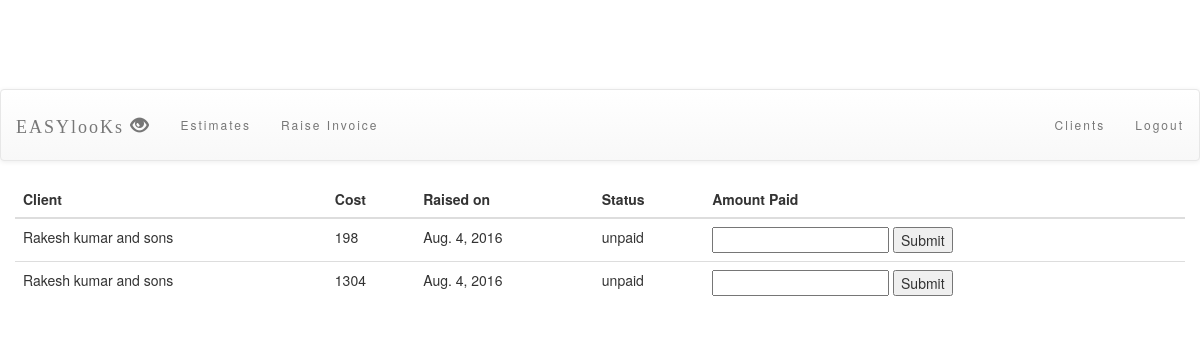
Page /invoice/myinvoices/ (signed in) on the committed database.
### invoiceapp/models.py (models this page shows, shortened)
class Invoice(models.Model):
    user = models.ForeignKey(User,default=1)
    client = models.ForeignKey(Client,on_delete=models.CASCADE,default="")
    raise_for = models.CharField(max_length=200)
    raised_by = models.CharField(max_length=50,default='')
    email_to = models.EmailField(default='xyz@yahoo.com')
    description_of_items = models.CharField(max_length=150)
    currency = models.CharField(max_length=10)
    cost = models.IntegerField(default=100)
    quantity = models.IntegerField(default=1)
    date_created = models.DateField(auto_now=False,auto_now_add=True)
    message =  models.TextField(max_length=500,default='Hey! Attatched along is your Invoice')

### invoiceapp/views.py (the view)
def invoices_for_me(request):
    objects = Invoice.objects.filter(email_to=request.user.email).order_by('-pk')
    return render(request,'invoiceapp/invoices_for_me.html',{'objects':objects})

### invoiceapp/templates/invoiceapp/invoices_for_me.html (shortened to what this page needs)
<!DOCTYPE html>
<html lang="en">
<head>
    {% load staticfiles %}
    <link rel="stylesheet" type="text/css" href="{% static 'invoiceapp/style.css' %}"/>
	<link rel="stylesheet" href="https://maxcdn.bootstrapcdn.com/bootstrap/3.3.6/css/bootstrap.min.css">
	<link rel="stylesheet" href="https://maxcdn.bootstrapcdn.com/bootstrap/3.3.6/css/bootstrap-theme.min.css">
</head>
<body id="body">
<div id="index_page_header">EASYlooKs<span style="font-size: medium"><sup>cloud</sup><sub>InvoiCing</sub></span></div>
  <nav class="navbar navbar-default" id="navbar">
         <div class="container-fluid">
           <div class="navbar-header">
            <a href="{% url 'invoiceapp:index' %}" class="navbar-brand">EASYlooKs <span class="glyphicon glyphicon-eye-open"></span></a>
           </div>
    <div>
        <ul class="nav navbar-nav">
            <li><a href="{% url 'invoiceapp:estimates' %}" class="active">Estimates</a></li>
            <li><a href="{% url 'invoiceapp:raiseinvoice' %}">Raise Invoice </a></li>
        </ul>
        <ul class="nav navbar-nav navbar-right">
            <li><a href="{% url 'invoiceapp:client' %}" class="active">Clients</a></li>
            <li><a href="{% url 'invoiceapp:logout' %}" class="active">Logout</a></li>
        </ul>
    </div>
         </div>
  </nav>
<div class="container-fluid">
<table class="table">
    <thead>
        <tr>
            <th>Client</th>
            <th>Cost</th>
            <th>Raised on</th>
			<th>Status</th>
			<th> Amount Paid</th>
        </tr>
    </thead>
    <tbody>
      {% for object in objects %}
          <tr>
            <td>{{ object.raised_by }}</td>
            <td>{{ object.cost }}</td>
            <td>{{ object.date_created }}</td>
			<td>
                  {% if object.cost == 0 %}
                       paid
                  {% else %}
                       unpaid
                  {% endif %}
            </td>
			<td>
              <form action = "{% url 'invoiceapp:changestatus' object.id %}" method="post">
                  <input type="text" name="amount" maxlength="15"/>
                  <input type="submit" value="Submit"/>
              </form>
          </td>
          </tr>
      {% endfor %}
    </tbody>
</table>
</body>
</html>

### invoiceapp/static/invoiceapp/style.css (style rules this page uses)
#body { background-image: url("http://i.stack.imgur.com/1Tzky.png"); background-size: cover; background-repeat: no-repeat ; }
#index_page_header { font-family: Harrington; font-size: 48px; color: white; padding-top: 10px; padding-bottom: 10px; background-image: url(" background-image: url("http://i.stack.imgur.com/1Tzky.png");"); text-align: center; }
.navbar { padding-top: 10px; padding-bottom: 10px; border: 0; border-radius: 0px; margin-bottom: 0px; font-size: 12px; letter-spacing: 2px; }
.navbar-brand { font-family:"Harrington"; font-size:xx-large; }

### rows in the picture
Invoice: raised_by "Rakesh kumar and sons", cost "198", date_created "Aug. 4, 2016", shows "unpaid"
Invoice: raised_by "Rakesh kumar and sons", cost "1304", date_created "Aug. 4, 2016", shows "unpaid"
